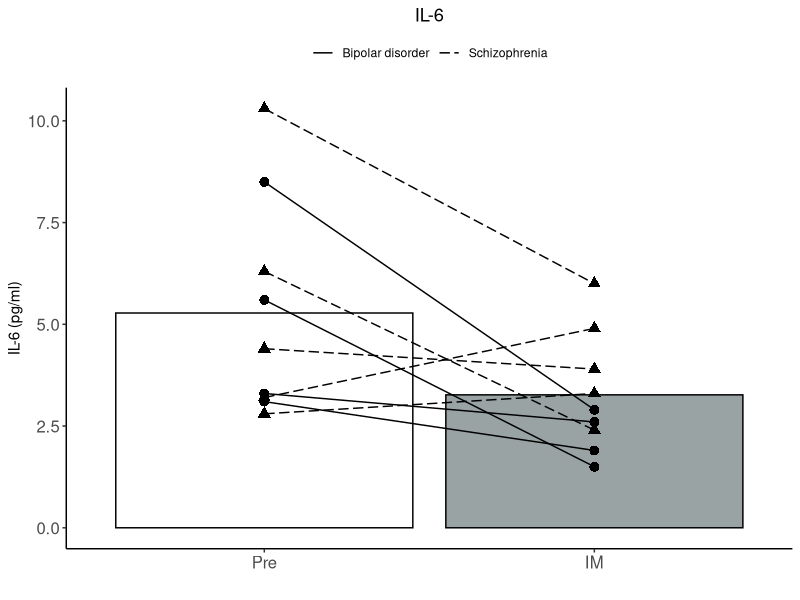
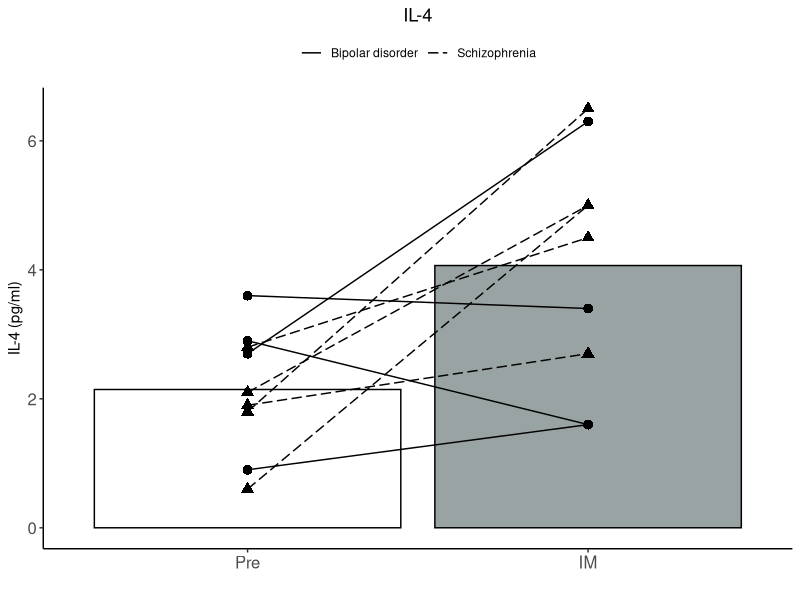
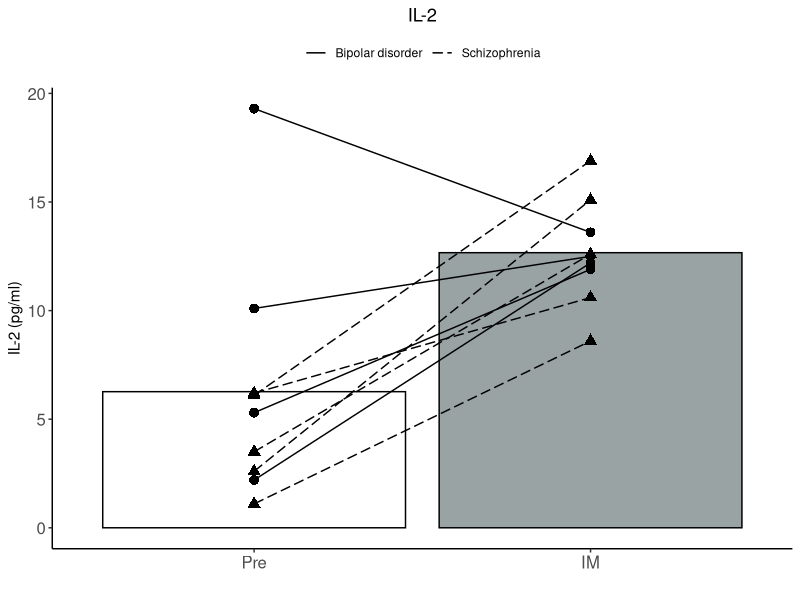
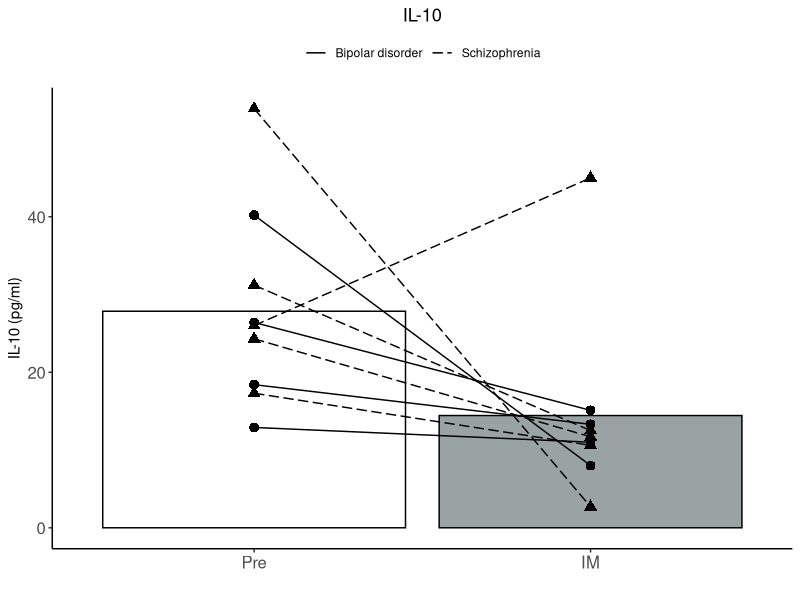
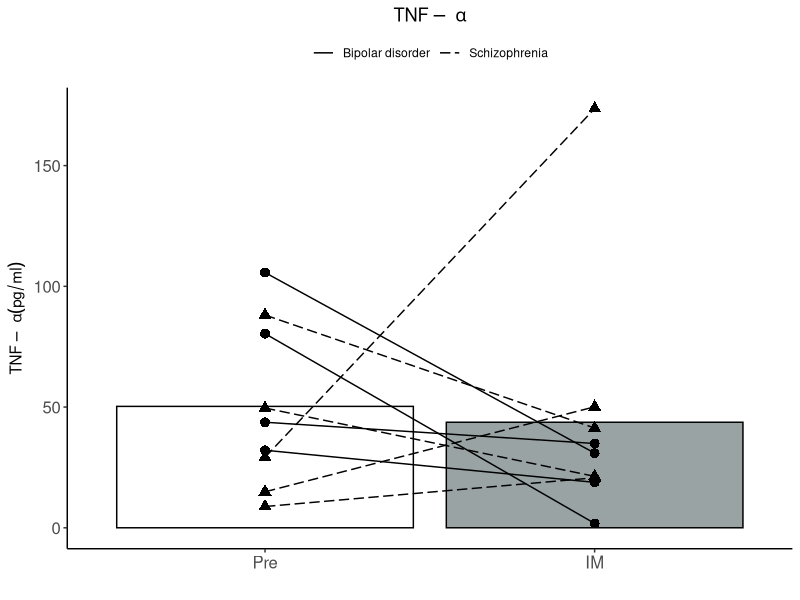
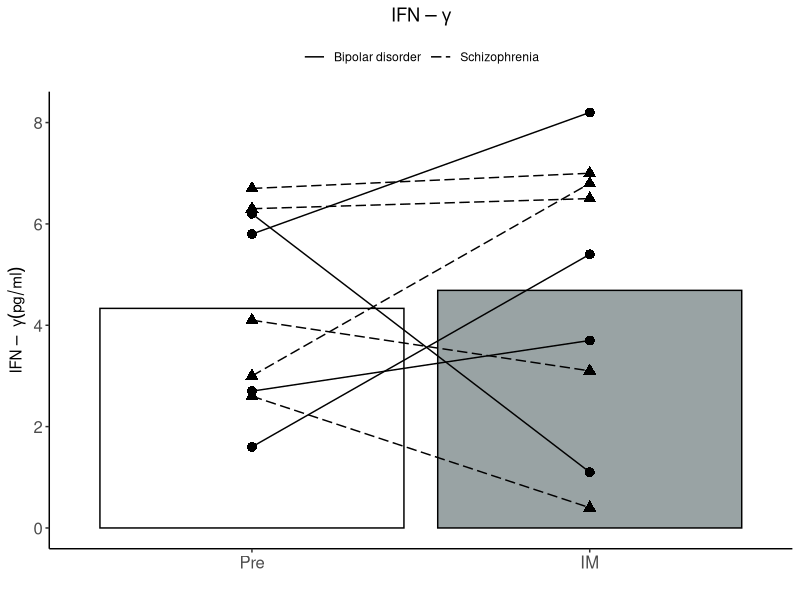
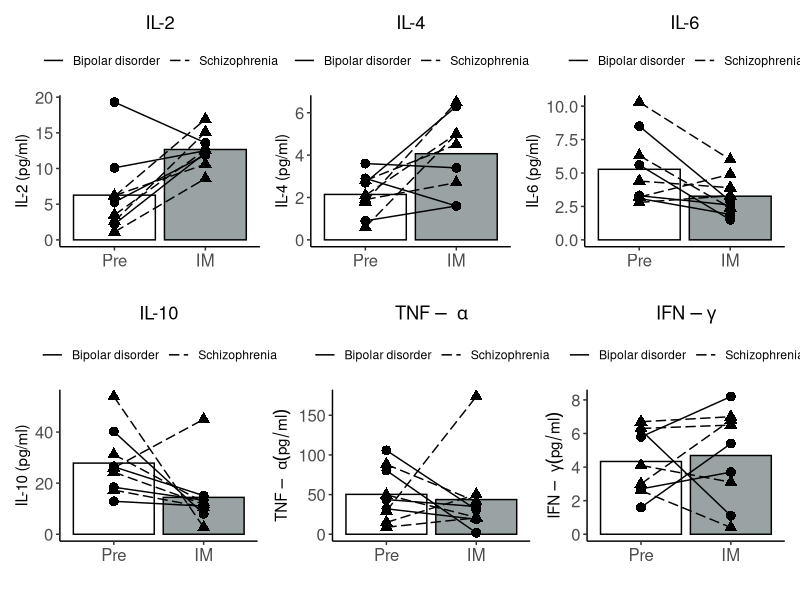

Write the R code that produced these figures, in order.
# Packages ------------------------------------------------------------------------------------
library(tidyverse)
library(patchwork)

# Loading data --------------------------------------------------------------------------------
df <- read_delim("acute_response.csv",
                 delim = ";",
                 escape_double = FALSE,
                 trim_ws = TRUE)

# Plot ----------------------------------------------------------------------------------------
## Acute response
### IL-6
il6 <-
  df |>
  ggplot(aes(x = tempo,
             y = il6,
             fill = tempo)) +
  geom_col(
    data = ~group_by(.x,
                     tempo)  |>
      summarize(il6 = mean(il6))  |>
      ungroup(),
    color = "black",
    fill = c("white", "#99A3A4"),
    show.legend = FALSE
  ) +
  geom_point(aes(shape = grupo),
             size = 3,
             show.legend = FALSE) +
  geom_line(aes(group = sujeito,
                linetype = grupo),
            show.legend = TRUE) +
  scale_linetype_manual(values=c("solid", "longdash"))+
  labs(title = "IL-6",
       y = "IL-6 (pg/ml)") +
  xlab(label = "") +
  scale_x_discrete(labels = c("Pre", "IM")) +
  scale_fill_discrete(guide="none") +
  theme_classic() +
  ggtitle("IL-6") +
  theme(legend.title = element_blank(),
        legend.position = "top") +
  theme(plot.title = element_text(hjust = 0.5),
        axis.text = element_text(size = 12))

il6

### IL-4
il4 <-
  df |>
  ggplot(aes(x = tempo,
             y = il4,
             fill = tempo)) +
  geom_col(
    data = ~group_by(.x,
                     tempo)  |>
      summarize(il4 = mean(il4))  |>
      ungroup(),
    color = "black",
    fill = c("white", "#99A3A4"),
    show.legend = FALSE
  ) +
  geom_point(aes(shape = grupo),
             size = 3,
             show.legend = FALSE) +
  geom_line(aes(group = sujeito,
                linetype = grupo),
            show.legend = TRUE) +
  scale_linetype_manual(values=c("solid", "longdash"))+
  labs(title = "IL-4",
       y = "IL-4 (pg/ml)") +
  xlab(label = "") +
  scale_x_discrete(labels = c("Pre", "IM")) +
  scale_fill_discrete(guide="none") +
  theme_classic() +
  ggtitle("IL-4") +
  theme(legend.title = element_blank(),
        legend.position = "top") +
  theme(plot.title = element_text(hjust = 0.5),
        axis.text = element_text(size = 12))

il4

### IL-2
il2 <-
  df |>
  ggplot(aes(x = tempo,
             y = il2,
             fill = tempo)) +
  geom_col(
    data = ~group_by(.x,
                     tempo)  |>
      summarize(il2 = mean(il2))  |>
      ungroup(),
    color = "black",
    fill = c("white", "#99A3A4"),
    show.legend = FALSE
  ) +
  geom_point(aes(shape = grupo),
             size = 3,
             show.legend = FALSE) +
  geom_line(aes(group = sujeito,
                linetype = grupo),
            show.legend = TRUE) +
  scale_linetype_manual(values=c("solid", "longdash"))+
  labs(title = "IL-2",
       y = "IL-2 (pg/ml)") +
  xlab(label = "") +
  scale_x_discrete(labels = c("Pre", "IM")) +
  scale_fill_discrete(guide="none") +
  theme_classic() +
  ggtitle("IL-2") +
  theme(legend.title = element_blank(),
        legend.position = "top") +
  theme(plot.title = element_text(hjust = 0.5),
        axis.text = element_text(size = 12))

il2

### IL-10
il10 <-
  df |>
  ggplot(aes(x = tempo,
             y = il10,
             fill = tempo)) +
  geom_col(
    data = ~group_by(.x,
                     tempo)  |>
      summarize(il10 = mean(il10))  |>
      ungroup(),
    color = "black",
    fill = c("white", "#99A3A4"),
    show.legend = FALSE
  ) +
  geom_point(aes(shape = grupo),
             size = 3,
             show.legend = FALSE) +
  geom_line(aes(group = sujeito,
                linetype = grupo),
            show.legend = TRUE) +
  scale_linetype_manual(values=c("solid", "longdash"))+
  labs(title = "IL-10",
       y = "IL-10 (pg/ml)") +
  xlab(label = "") +
  scale_x_discrete(labels = c("Pre", "IM")) +
  scale_fill_discrete(guide="none") +
  theme_classic() +
  ggtitle("IL-10") +
  theme(legend.title = element_blank(),
        legend.position = "top") +
  theme(plot.title = element_text(hjust = 0.5),
        axis.text = element_text(size = 12))

il10

### TNF
tnf <-
  df |>
  ggplot(aes(x = tempo,
             y = tnf,
             fill = tempo)) +
  geom_col(
    data = ~group_by(.x,
                     tempo)  |>
      summarize(tnf = mean(tnf))  |>
      ungroup(),
    color = "black",
    fill = c("white", "#99A3A4"),
    show.legend = FALSE
  ) +
  geom_point(aes(shape = grupo),
             size = 3,
             show.legend = FALSE) +
  geom_line(aes(group = sujeito,
                linetype = grupo),
            show.legend = TRUE) +
  scale_linetype_manual(values=c("solid", "longdash"))+
  labs(title = "TNF",
       y = expression(TNF-~alpha  (pg/ml))) +
  xlab(label = "") +
  scale_x_discrete(labels = c("Pre", "IM")) +
  scale_fill_discrete(guide="none") +
  theme_classic() +
  ggtitle(expression(TNF-~alpha)) +
  theme(legend.title = element_blank(),
        legend.position = "top") +
  theme(plot.title = element_text(hjust = 0.5),
        axis.text = element_text(size = 12))

tnf

### IFN
ifn <-
  df |>
  ggplot(aes(x = tempo,
             y = ifn,
             fill = tempo)) +
  geom_col(
    data = ~group_by(.x,
                     tempo)  |>
      summarize(ifn = mean(ifn))  |>
      ungroup(),
    color = "black",
    fill = c("white", "#99A3A4"),
    show.legend = FALSE
  ) +
  geom_point(aes(shape = grupo),
             size = 3,
             show.legend = FALSE) +
  geom_line(aes(group = sujeito,
                linetype = grupo),
            show.legend = TRUE) +
  scale_linetype_manual(values=c("solid", "longdash"))+
  labs(title = "IFN",
       y = expression(IFN-~gamma  (pg/ml))) +
  xlab(label = "") +
  scale_x_discrete(labels = c("Pre", "IM")) +
  scale_fill_discrete(guide="none") +
  theme_classic() +
  ggtitle(expression(IFN-gamma)) +
  theme(legend.title = element_blank(),
        legend.position = "top") +
  theme(plot.title = element_text(hjust = 0.5),
        axis.text = element_text(size = 12))

ifn

# layout --------------------------------------------------------------------------------------
(il2 + il4 + il6)/(il10 + tnf + ifn)










